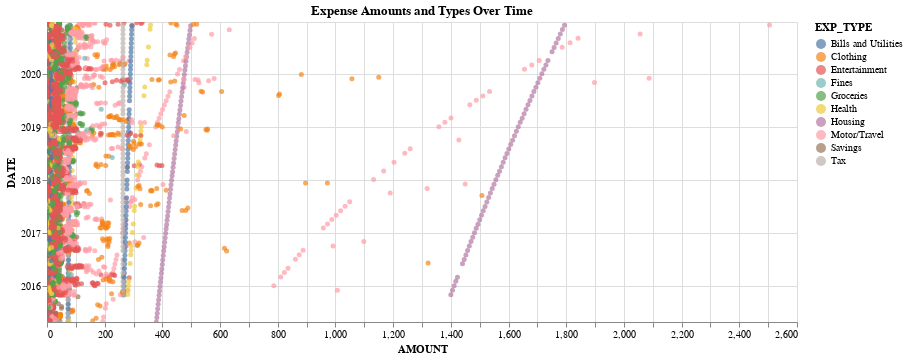

Notebook code cell kept with this figure:
### Markdown cell above
### Scatter Plot
Additionaly, we can plot a complex scatter plot visualization with millions of data nodes (please note, I'm only plotting 10,000 to keep the size of the notebook below 25MB).

### Code cell
import altair as alt
alt.data_transformers.enable("vegafusion")

data.head(10000).collect(engine="gpu").plot.scatter(
    x="AMOUNT", y="DATE", color="EXP_TYPE", tooltip=[
        "TRANS_ID", "CUST_ID", "AMOUNT", "DATE", "EXP_TYPE"
    ]
).properties(
    width=750, title="Expense Amounts and Types Over Time"
).mark_circle(
    size=25, strokeWidth=1
)

### Figure 1 — Vega specification as saved in the notebook (floating-point values rounded to 4 significant figures; data arrays with more than 128 entries replaced by an {"elided": "..."} marker saying what was removed)
{"$schema": "https://vega.github.io/schema/vega/v5.json", "data": [{"name": "param_7_store"}, {"name": "source_0", "values": {"elided": "10000 records"}, "transform": [{"type": "formula", "expr": "toDate(datum['DATE'])", "as": "DATE"}]}, {"name": "source_0_x_domain_AMOUNT", "values": [{"min": 3.26, "max": 2505.0}]}, {"name": "source_0_color_domain_EXP_TYPE", "values": [{"EXP_TYPE": "Motor/Travel"}, {"EXP_TYPE": "Housing"}, {"EXP_TYPE": "Entertainment"}, {"EXP_TYPE": "Groceries"}, {"EXP_TYPE": "Savings"}, {"EXP_TYPE": "Bills and Utilities"}, {"EXP_TYPE": "Clothing"}, {"EXP_TYPE": "Tax"}, {"EXP_TYPE": "Health"}, {"EXP_TYPE": "Fines"}]}], "signals": [{"name": "unit", "value": {}, "on": [{"events": "pointermove", "update": "isTuple(group()) ? group() : unit"}]}, {"name": "param_7", "update": "vlSelectionResolve(\"param_7_store\", \"union\")"}, {"name": "param_7_AMOUNT", "on": [{"events": [{"source": "view", "type": "dblclick"}], "update": "null"}, {"events": {"signal": "param_7_translate_delta"}, "update": "panLinear(param_7_translate_anchor.extent_x, -param_7_translate_delta.x / width)"}, {"events": {"signal": "param_7_zoom_delta"}, "update": "zoomLinear(domain(\"x\"), param_7_zoom_anchor.x, param_7_zoom_delta)"}]}, {"name": "param_7_DATE", "on": [{"events": [{"source": "view", "type": "dblclick"}], "update": "null"}, {"events": {"signal": "param_7_translate_delta"}, "update": "panLinear(param_7_translate_anchor.extent_y, param_7_translate_delta.y / height)"}, {"events": {"signal": "param_7_zoom_delta"}, "update": "zoomLinear(domain(\"y\"), param_7_zoom_anchor.y, param_7_zoom_delta)"}]}, {"name": "param_7_tuple", "on": [{"events": [{"signal": "param_7_AMOUNT || param_7_DATE"}], "update": "param_7_AMOUNT && param_7_DATE ? {unit: \"\", fields: param_7_tuple_fields, values: [param_7_AMOUNT,param_7_DATE]} : null"}]}, {"name": "param_7_tuple_fields", "value": [{"field": "AMOUNT", "channel": "x", "type": "R"}, {"field": "DATE", "channel": "y", "type": "R"}]}, {"name": "param_7_translate_anchor", "value": {}, "on": [{"events": [{"source": "scope", "type": "pointerdown"}], "update": "{x: x(unit), y: y(unit), extent_x: domain(\"x\"), extent_y: domain(\"y\")}"}]}, {"name": "param_7_translate_delta", "value": {}, "on": [{"events": [{"source": "window", "between": [{"source": "scope", "type": "pointerdown"}, {"source": "window", "type": "pointerup"}], "consume": true, "type": "pointermove"}], "update": "{x: param_7_translate_anchor.x - x(unit), y: param_7_translate_anchor.y - y(unit)}"}]}, {"name": "param_7_zoom_anchor", "on": [{"events": [{"source": "scope", "type": "wheel", "consume": true}], "update": "{x: invert(\"x\", x(unit)), y: invert(\"y\", y(unit))}"}]}, {"name": "param_7_zoom_delta", "on": [{"events": [{"source": "scope", "consume": true, "type": "wheel"}], "update": "pow(1.001, event.deltaY * pow(16, event.deltaMode))", "force": true}]}, {"name": "param_7_modify", "on": [{"events": {"signal": "param_7_tuple"}, "update": "modify(\"param_7_store\", param_7_tuple, true)"}]}], "marks": [{"type": "symbol", "name": "marks", "from": {"data": "source_0"}, "encode": {"update": {"y": {"field": "DATE", "scale": "y"}, "shape": {"value": "circle"}, "x": {"field": "AMOUNT", "scale": "x"}, "tooltip": {"signal": "{\"TRANS_ID\": isValid(datum[\"TRANS_ID\"]) ? datum[\"TRANS_ID\"] : \"\"+datum[\"TRANS_ID\"], \"CUST_ID\": isValid(datum[\"CUST_ID\"]) ? datum[\"CUST_ID\"] : \"\"+datum[\"CUST_ID\"], \"AMOUNT\": format(datum[\"AMOUNT\"], \"\"), \"DATE\": timeFormat(datum[\"DATE\"], '%b %d, %Y'), \"EXP_TYPE\": isValid(datum[\"EXP_TYPE\"]) ? datum[\"EXP_TYPE\"] : \"\"+datum[\"EXP_TYPE\"]}"}, "size": {"value": 25}, "opacity": {"value": 0.7}, "strokeWidth": {"value": 1}, "fill": {"field": "EXP_TYPE", "scale": "color"}}}, "style": ["circle"], "clip": true, "interactive": true}], "scales": [{"name": "x", "type": "linear", "domain": [{"signal": "(data(\"source_0_x_domain_AMOUNT\")[0] || {}).min"}, {"signal": "(data(\"source_0_x_domain_AMOUNT\")[0] || {}).max"}], "range": [0, {"signal": "width"}], "zero": true, "domainRaw": {"signal": "param_7[\"AMOUNT\"]"}, "nice": true}, {"name": "y", "type": "time", "domain": {"data": "source_0", "field": "DATE"}, "range": [{"signal": "height"}, 0], "domainRaw": {"signal": "param_7[\"DATE\"]"}}, {"name": "color", "type": "ordinal", "domain": {"data": "source_0_color_domain_EXP_TYPE", "field": "EXP_TYPE", "sort": true}, "range": "category"}], "axes": [{"scale": "x", "grid": true, "orient": "bottom", "maxExtent": 0, "minExtent": 0, "ticks": false, "labels": false, "zindex": 0, "aria": false, "domain": false, "gridScale": "y", "tickCount": {"signal": "ceil(width/40)"}}, {"scale": "y", "zindex": 0, "domain": false, "tickCount": {"signal": "ceil(height/40)"}, "grid": true, "labels": false, "aria": false, "maxExtent": 0, "orient": "left", "minExtent": 0, "gridScale": "x", "ticks": false}, {"scale": "x", "orient": "bottom", "title": "AMOUNT", "labelFlush": true, "tickCount": {"signal": "ceil(width/40)"}, "zindex": 0, "labelOverlap": true, "grid": false}, {"scale": "y", "tickCount": {"signal": "ceil(height/40)"}, "labelOverlap": true, "zindex": 0, "grid": false, "orient": "left", "title": "DATE"}], "title": {"text": "Expense Amounts and Types Over Time", "frame": "group"}, "background": "white", "style": "cell", "height": 300, "legends": [{"fill": "color", "symbolType": "circle", "title": "EXP_TYPE", "encode": {"symbols": {"update": {"opacity": {"value": 0.7}}}}}], "padding": 5, "width": 750}
